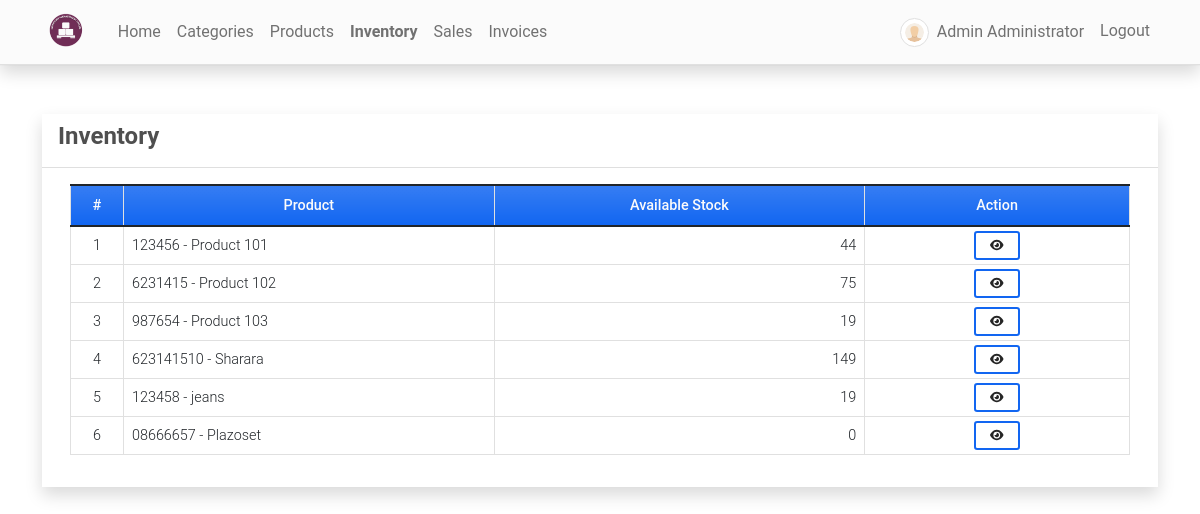
The app's page /inventory (signed in) with its own data.
### imsApp/models.py (models this page shows, shortened)
class Product(models.Model):
    code=models.CharField(max_length=100,blank=True, null=True)
    name=models.CharField(max_length=250,blank=True, null=True)
    description = models.TextField()
    price = models.FloatField(default=0)
    status = models.CharField(max_length=2, choices=(('1','Active'),('2','Inactive')), default=1)
    date_created = models.DateTimeField(default=timezone.now)
    date_updated = models.DateTimeField(auto_now=True)
    def __str__(self):
        return self.code + ' - ' + self.name
    def count_inventory(self):
        stocks = Stock.objects.filter(product = self)
        stockIn = 0
        stockOut = 0
        for stock in stocks:
            if stock.type == '1':
                stockIn = int(stockIn) + int(stock.quantity)
            else:
                stockOut = int(stockOut) + int(stock.quantity)
        available  = stockIn - stockOut
        return available

class Stock(models.Model):
    product = models.ForeignKey(Product, on_delete=models.CASCADE)
    quantity = models.FloatField(default=0)
    type = models.CharField(max_length=2,choices=(('1','Stock-in'),('2','Stock-Out')), default = 1)
    date_created = models.DateTimeField(default=timezone.now)
    date_updated = models.DateTimeField(auto_now=True)

### imsApp/views.py (the view)
# urls.py: path('inventory',views.inventory,name='inventory-page'),
@login_required
def inventory(request):
    context['page_title'] = 'Inventory'
    products = Product.objects.all()
    context['products'] = products
    return render(request, 'inventory.html', context)

### imsApp/templates/inventory.html (shortened to what this page needs)
{% extends 'base.html' %} {% load humanize %} {% block pageContent %}
<div class="col-lg-12 col-md-12 col-sm-12 col-xs-12">
    <div class="card card-default rounded-0 shadow ">
        <div class="card-header">
            <div class="d-flex w-100 align-items-center justify-content-between">
                <h4 class="card-title fw-bold">Inventory</h4>
            </div>
        </div>
        <div class="card-body">
            <div class="container-fluid">
                <table class="table table-bordered" id="product-list">
                    <colgroup>
                        <col width="5%">
                        <col width="35%">
                        <col width="35%">
                        <col width="25%">
                    </colgroup>
                    <thead>
                        <tr class="bg-gradient bg-primary bg-opacity-50 text-light">
                            <th class="px-2 py-2 text-center">#</th>
                            <th class="px-2 py-2 text-center">Product</th>
                            <th class="px-2 py-2 text-center">Available Stock</th>
                            <th class="px-2 py-2 text-center">Action</th>
                        </tr>
                    </thead>
                    <tbody>
                        {% for product in products %}
                        <tr>
                            <td class="px-2 py-1 align-middle text-center">{{ forloop.counter }}</td>
                            <td class="px-2 py-1 align-middle">{{ product }}</td>
                            <td class="px-2 py-1 align-middle text-end">{{ product.count_inventory }}</td>
                            <td class="px-2 py-1 align-middle text-center">
                                <a class="btn btn-outline-primary btn-sm" href="{% url 'inventory-history-page' product.pk %}" data-id="{{ product.pk }}" title="View History">
                                    <i class="fa fa-eye text-dark"></i>
                                </a>
                            </td>
                        </tr>
                        {% endfor %}
                    </tbody>
                </table>
            </div>
        </div>
    </div>
</div>
{% endblock pageContent %}

### imsApp/templates/base.html (shortened to what this page needs)
{% load static %}
<!DOCTYPE html>
<html lang="en">
<head>
    <link rel="stylesheet" href="{% static 'assets/font-awesome/css/all.min.css' %}">
    <link rel="stylesheet" href="{% static 'assets/bootstrap/css/bootstrap.min.css' %}">
    <link rel="stylesheet" href="{% static 'assets/select2/dist/css/select2.min.css' %}">
    <link rel="stylesheet" href="{% static 'assets/mdb-blogtemplate/css/mdb.min.css' %}" />
    <link rel="stylesheet" href="{% static 'assets/DataTables/datatables.min.css' %}" />
    <link rel="stylesheet" href="{% static 'assets/default/css/style.css' %}">
</head>
<body class="">
    {% block TopNavigation %} {% include "TopNavigation.html" %} {% endblock TopNavigation %}
    <main class="py-5">
        <div class="container mb-3">
             {% block pageContent %} {% endblock pageContent %}
        </div>
    </main>
</body>
</html>

### imsApp/templates/topNavigation.html (shortened to what this page needs)
{% load static %}
<header>
    <body>
    <nav class="navbar navbar-expand-lg navbar-light bg-light fixed-top shadow border-bottom">
        <div class="container">
            <a class="navbar-brand" target="_blank" href="{% url 'home-page' %}">
                <img src="{{ MEDIA_URL }}/default/logo.png" height="16" alt="{{ MEDIA_URL }}" loading="lazy" style="margin-top: -3px;" />
            </a>
            <div class="collapse navbar-collapse" id="navbarExample01">
                <ul class="navbar-nav me-auto mb-2 mb-lg-0" id="topNav">
                    {% if user.id %}
                    <li class="nav-item">
                        <a class="nav-link" aria-current="page" href="{% url 'home-page' %}">Home</a>
                    </li>
                    <li class="nav-item">
                        <a class="nav-link" aria-current="page" href="{% url 'category-page' %}">Categories</a>
                    </li>
                    <li class="nav-item">
                        <a class="nav-link" aria-current="page" href="{% url 'product-page' %}">Products</a>
                    </li>
                    <li class="nav-item">
                        <a class="nav-link" aria-current="page" href="{% url 'inventory-page' %}">Inventory</a>
                    </li>
                    <li class="nav-item">
                        <a class="nav-link" aria-current="page" href="{% url 'sales-page' %}">Sales</a>
                    </li>
                    <li class="nav-item">
                        <a class="nav-link" aria-current="page" href="{% url 'invoice-page' %}">Invoices</a>
                    </li>
                    {% endif %}
                </ul>
                <ul class="navbar-nav d-flex flex-row">
                    {% if user.id %} {% if user.profile.user_type == 1 %} {% endif %}
                    <li class="nav-item me-3 me-lg-0">
                        <a class="nav-link" href="{% url 'profile' %}">
                            <span class="me-1"><img src="{{ MEDIA_URL }}/default/default-avatar.png" alt="User Avatar" id="user-avatar" class="img-thumbnail rounded-circle"></span> {{ user.first_name }} {{user.last_name}}
                        </a>
                    </li>
                    <li class="nav-item me-3 me-lg-0">
                        <a class="nav-link" href="{% url 'logout' %}">Logout</a>
                    </li>
                    {% endif %}
                </ul>
            </div>
        </div>
    </nav>
</header>
</body>

### static/assets/default/css/style.css (style rules this page uses)
html, body { height: 100%; width: 100%; max-height: 100%; overflow: auto; display: flex; flex-direction: column; }
body>header { flex-shrink: auto; }
body>main { flex-shrink: auto; flex-grow: auto; overflow: auto; }
#user-avatar { width: 1.8rem; height: 1.8rem; object-fit: scale-down; object-position: center center; }
.navbar-brand>img { height: 2em; }
.nav-item.active a.nav-link { font-weight: bolder !important; }

### imsApp/templates/topNavigation.html (style rules this page uses)
body { background-image: url("https://images.tmcnet.com/tmc/misc/articles/image/2019-mar/9594372213-bigstock-Abstract-blue-background-SUPERSIZE.jpg"); background-repeat: no-repeat; background-size: cover; }

### records on screen
Product: code+name "123456 - Product 101", count_inventory "44"
Product: code+name "6231415 - Product 102", count_inventory "75"
Product: code+name "987654 - Product 103", count_inventory "19"
Product: code+name "623141510 - Sharara", count_inventory "149"
Product: code+name "123458 - jeans", count_inventory "19"
Product: code+name "08666657 - Plazoset", count_inventory "0"

### other values on screen
{{ user.first_name }} "Admin"
{{ user.last_name }} "Administrator"
